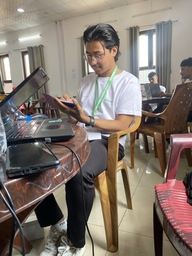
#> input picture Dataset-images/IMG_2678.JPG, 192 x 256 px, shrunk from 3024 x 4032 before the run, found by its file name
$ jupyter execute Adaptive_noise_reduction.ipynb
#> lines starting #> are read from the running program, lines starting #| are printed output that depends on the picture
## **ADAPTIVE NOISE REDUCTION SCHEME FOR SALT AND PEPPER**

[cell 1]
import cv2
import numpy as np
import matplotlib.pyplot as plt

[cell 2]
# read image
img = cv2.imread("/content/IMG_2678.JPG")
#> img is the input picture: shape (256, 192, 3); mean B, G, R 108.6, 117.1, 128.9

[cell 3]
# convert to RGB
img_rgb = cv2.cvtColor(img, cv2.COLOR_BGR2RGB)

[cell 4]
# Display image
plt.imshow(img_rgb)
plt.axis("off")

[cell 5]
img.shape
#> Out = (256, 192, 3)

[cell 6]
# convert to gray scale
img_gray = cv2.cvtColor(img, cv2.COLOR_BGR2GRAY)
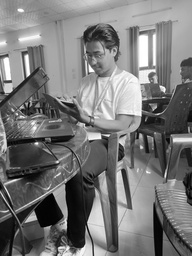
#> img_gray: shape (256, 192); min 0, max 255, mean 119.6

[cell 7]
plt.imshow(img_gray, cmap="gray")
plt.axis("off")

[cell 8]
# salt and pepper noise add
def add_sp_noise(image, percent):
#> called with percent = 0.5
  amount = percent # % of pixel to be alter
  salt = int(amount * image.size * 0.5)  # half for salt
#> salt = 12288
  pepper = int(amount * image.size * 0.5) # half for pepper
#> pepper = 12288

  for _ in range(salt):
    x = np.random.randint(0, image.shape[0]-1)
    y = np.random.randint(0, image.shape[1]-1)

    image[x,y] = 255
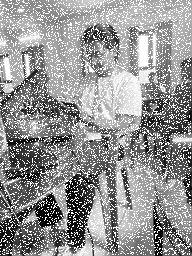
#> image: shape (256, 192); min 0, max 255, mean 149.4

  for _ in range(pepper):
    x = np.random.randint(0, image.shape[0]-1)
    y = np.random.randint(0, image.shape[1]-1)

    image[x,y] = 0
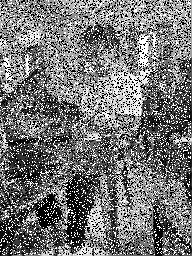
#> image: shape (256, 192); min 0, max 255, mean 116.5

  return image

[cell 9]
noisy_image = img_gray.copy()
noisy_image = add_sp_noise(noisy_image, 0.5)

[cell 10]
plt.figure(figsize=(12, 5))
plt.subplot(1, 2, 1)
plt.imshow(img_gray, cmap='gray')
plt.title("Original Image")
plt.axis('off')

plt.subplot(1, 2, 2)
plt.imshow(noisy_image, cmap='gray')
plt.title("Salt and Pepper Noise")
plt.axis('off')
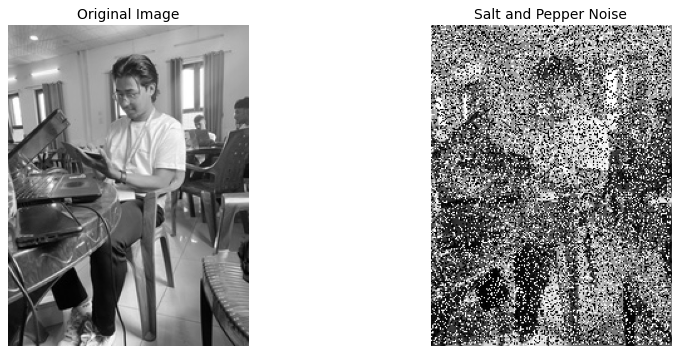
#> figure drawn by matplotlib, 2 panels

[cell 11]
# restoring using Adaptive noise reduction
# calculate mean absolute gradient

def MAG(image, i, j ):
  window = image[i-1:i+2, j-1:j+2].flatten()
  center = window[4]
  neighbors = np.delete(window, 4)
  return np.mean(np.abs(neighbors - center))

# adaptive filter
def adaptive_filter(image, thresold=20):
#> called with thresold = 20
  img_padded = np.pad(img_gray, 1, mode='reflect')
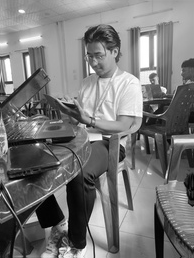
#> img_padded: shape (258, 194); min 0, max 255, mean 119.7
  filtered_img = image.copy()

  for i in range(1, filtered_img.shape[0]+1):
    for j in range(1, filtered_img.shape[1]+1):

      mag = MAG(img_padded, i, j )

      if mag > thresold:

        window = img_padded[i-1:i+2, j-1: j+2].flatten()

        closest_5_idx = [4, 1, 3, 5, 7]
        others_idx = [0, 2, 6, 8]

        closest_5 = np.sort(window[closest_5_idx])
        a2 = np.median(closest_5)

        combined = np.sort(np.append(a2, window[others_idx]))
        b3 = np.median(combined)
        filtered_img[i-1, j-1] = b3

      else:
         # Not noisy, keep original
         filtered_img[i-1, j-1] = image[i-1, j-1]
#> this loop made 256 passes
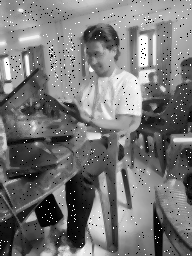
#> filtered_img: shape (256, 192); min 0, max 255, mean 119

  return filtered_img

[cell 12]
img_dup = adaptive_filter(noisy_image)

[cell 13]
plt.figure(figsize=(12,8))
plt.subplot(1, 3, 1)
plt.imshow(img_gray, cmap="gray")
plt.title("original")
plt.axis("off")


plt.subplot(1,3,2)
plt.imshow(noisy_image, cmap="gray")
plt.title("noisy")
plt.axis("off")


plt.subplot(1, 3, 3)
plt.imshow(img_dup, cmap="gray")
plt.title("filtered")
plt.axis("off")

[cell 14]
# conditional image enhancement

def compute_std(image):
    mean = np.mean(image)
    std = np.sqrt(np.mean((image - mean) ** 2))
    return std

def conditional_enhancement(image, T = 20):
#> called with T = 20
    img_padded = np.pad(image, 1, mode='reflect')
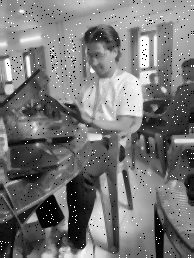
#> img_padded: shape (258, 194); min 0, max 255, mean 119
    enhanced_img = image.copy()

    std = compute_std(enhanced_img)

    if std <= T:
      print("Skiping Directional filtering")
      return enhanced_img


    print("applying directional filtering")
    for i in range( 1, enhanced_img.shape[0]+1):
        for j in range(1, enhanced_img.shape[1]+1):
            X = img_padded[i-1:i+2, j-1:j+2].flatten()

            Y1 = [X[0], X[1], X[3]]
            Y2 = [X[1], X[2], X[5]]
            Y3 = [X[3], X[6], X[7]]
            Y4 = [X[5], X[7], X[8]]

            avg = (np.mean(Y1) + np.mean(Y2) + np.mean(Y3) + np.mean(Y4)) / 4

            enhanced_img[i-1,j-1] = avg
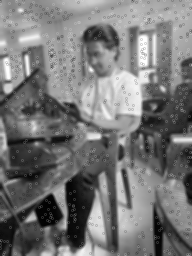
#> enhanced_img: shape (256, 192); min 1, max 255, mean 118.5

    return enhanced_img

[cell 15]
enhanced_img = conditional_enhancement(img_dup)

[cell 16]
plt.figure(figsize=(12, 8))

plt.subplot(2, 2, 1)
plt.imshow(noisy_image, cmap="gray")
plt.title("Noisy")
plt.axis("off")

plt.subplot(2, 2, 2)
plt.imshow(img_dup, cmap="gray")
plt.title("Adaptive Filter")
plt.axis("off")

plt.subplot(2, 2, 3)
plt.imshow(enhanced_img, cmap="gray")
plt.title("Enhanced")
plt.axis("off")

plt.subplot(2, 2, 4)
plt.imshow(img_gray, cmap="gray")
plt.title("Ground Truth")
plt.axis("off")

plt.tight_layout()
plt.show()

[cell 17]
plt.figure(figsize = (12,8))
plt.subplot(1, 2, 1)
plt.imshow(img_dup, cmap="gray")
plt.title("Adaptive Filter")
plt.axis("off")

plt.subplot(1, 2, 2)
plt.imshow(enhanced_img, cmap="gray")
plt.title("Enhanced")
plt.axis("off")
